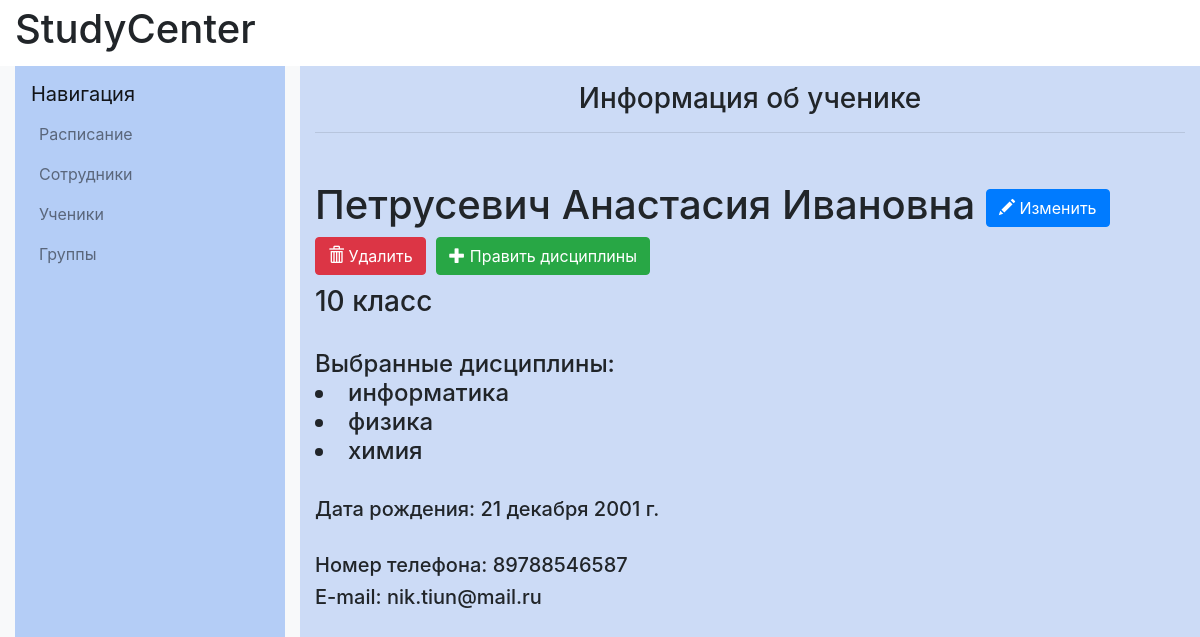
/students/4/, run on the app's committed database.
### catalog/models.py (models this page shows)
class Student(models.Model):
    firstname=models.CharField(max_length=20, verbose_name="Имя")
    lastname=models.CharField(max_length=20, verbose_name="Фамилия")
    fathername=models.CharField(max_length=20, verbose_name="Отчество")
    date_of_birth=models.DateField(verbose_name="Дата рождения")
    grade=models.IntegerField(validators=[
            MaxValueValidator(11),
            MinValueValidator(1)
        ], verbose_name="Класс")
    phone_number=models.CharField(max_length=11,validators=[MinLengthValidator(11)], verbose_name="Номер телефона")
    email=models.EmailField(verbose_name="E-mail")
    objects=models.Manager()
    DoesNotExist = models.Manager
    def __str__(self):
        return f"{self.lastname} {self.firstname}"
    __str__.short_description = 'Ученик'

class Subject(models.Model):
    name=models.CharField(max_length=100)
    objects=models.Manager()
    def __str__(self):
        return self.name

### catalog/views.py (the view)
# urls.py: path('students/<int:pk>/', views.student_detail, name='student_detail'),
def student_detail(request, pk):
    student = get_object_or_404(Student, pk=pk)
    student_subjects, created = Student_Subjects.objects.get_or_create(student=student)
    return render(request, 'student/student_details.html', {'student': student, 'subject': student_subjects})

### catalog/templates/student/student_details.html (shortened to what this page needs)
{% extends "base_generic.html" %}
{% block content%}
            <div class="col-md-8 col-lg-9 content-container" style="background-color: #ccdbf6">
                <h1 class="h3 text-center mt-3">Информация об ученике</h1>
                <hr class="mb-5">
                <section >
                    <div class="student">
                        <h1>{{ student.lastname }} {{student.firstname}} {{student.fathername }}
                            <a class="btn btn-primary" href="{% url 'student_edit' pk=student.pk %}"><span class="glyphicon glyphicon-pencil"></span> Изменить</a>
                            <a class="btn btn-danger" href="{% url 'student_delete' pk=student.pk %}"><span class="glyphicon glyphicon-trash"></span> Удалить</a>
                            <a class="btn btn-success" href="{% url 'add_subject_to_student' pk=student.pk %}"><span class="glyphicon glyphicon-plus"></span> Править дисциплины</a>
                        </h1>
                        <h3>{{ student.grade }} класс</h3>
                        <p>
                            <h4>Выбранные дисциплины:
                            {% for subject in subject.subjects.all %}
                                <li>{{ subject }}</li>
                            {% endfor %}
                        </h4>
                        </p>
                        <p><h5>Дата рождения: {{ student.date_of_birth }} </h5></p>
                        <h5>Номер телефона: {{ student.phone_number }} </h5>
                        <h5>E-mail: {{ student.email }} </h5>
                    </div>
                </section>
            </div>
{% endblock content %}

### catalog/templates/base_generic.html (style rules this page uses)
p { margin-top: 2em; margin-bottom: 2em; }

### data on the page
Student: lastname "Петрусевич", firstname "Анастасия", fathername "Ивановна", grade "10", date_of_birth "21 декабря 2001 г.", phone_number "89788546587", email "nik.tiun@mail.ru"
Subject: name "информатика"
Subject: name "физика"
Subject: name "химия"
